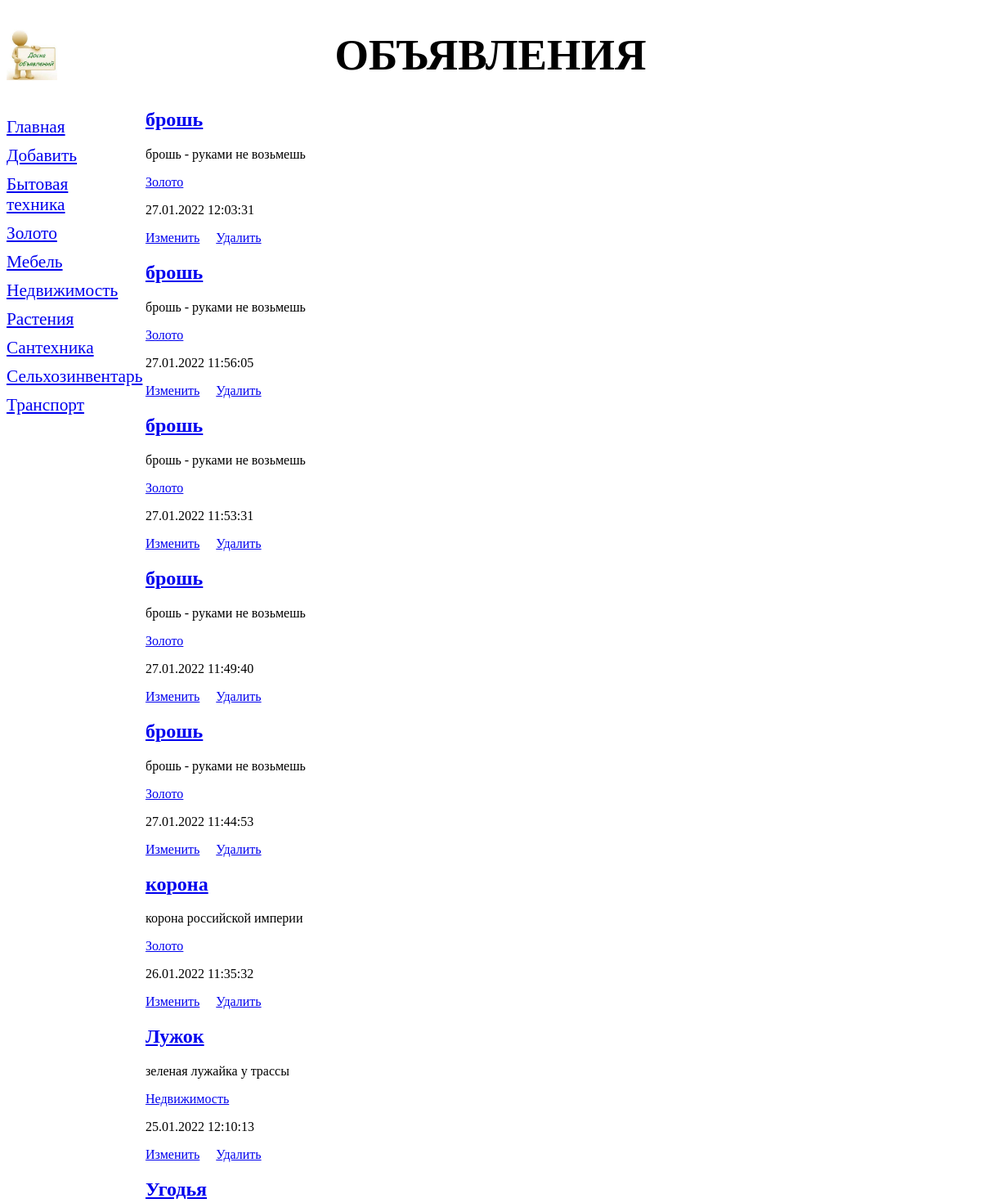
Page /bboard/ (upper part) on the earlier database version.
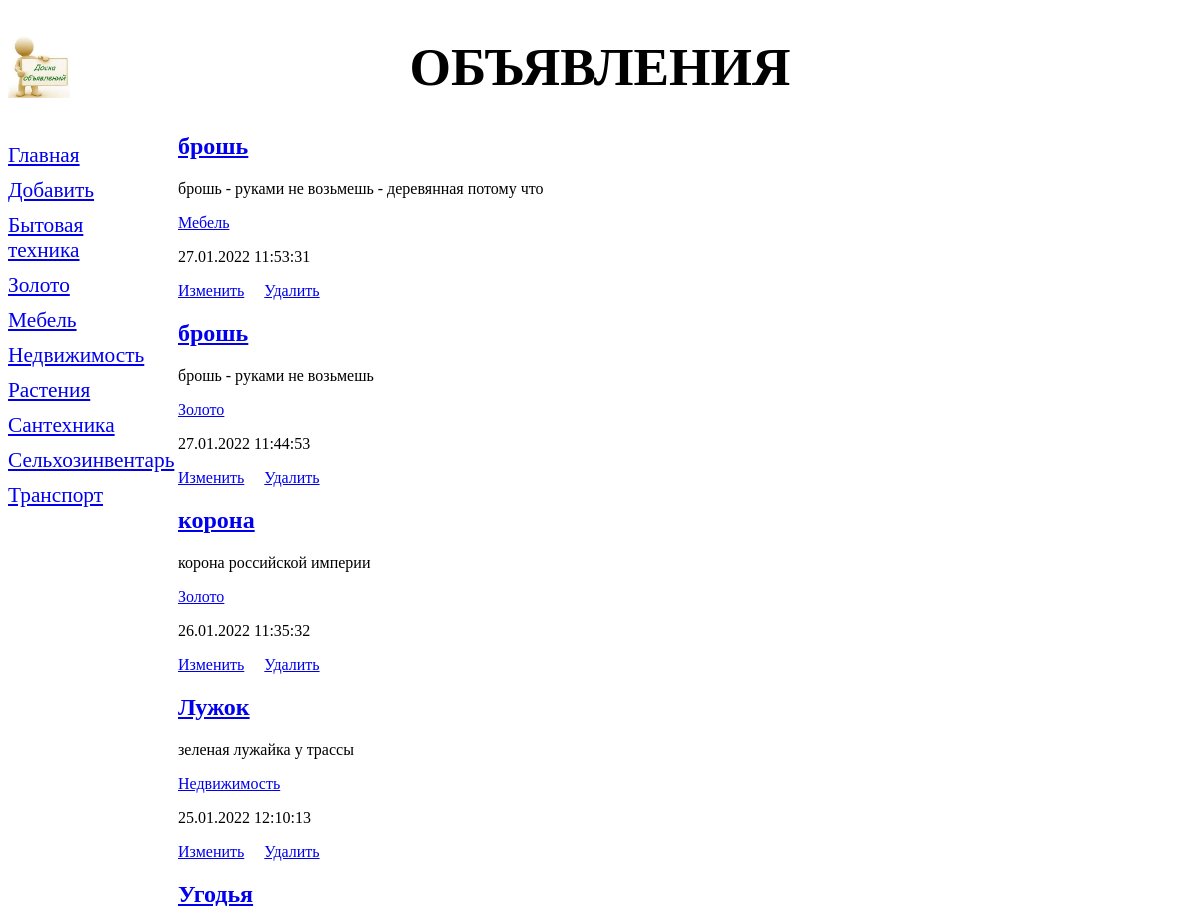
Same page on the later database version.
### bboard/models.py (models this page shows, shortened)
class Rubric(models.Model):
    name = models.CharField(max_length=20, db_index=True, verbose_name='Название')
    class Meta:
        verbose_name_plural = 'Рубрики'
        verbose_name = 'Рубрика'
        ordering = ['name']
        constraints = (
            models.CheckConstraint(check=models.Q(price_gte=0) & models.Q(price_lte=1000000),
                                   name='bboard_rubric_price_constraint'),
        )

class Bd(models.Model):
    KINDS = (
        (None, 'Выберите тип публикуемого объявления'),
        ('b', 'Куплю'),
        ('s', 'Продам'),
        ('c', 'Обменяю'),
    )
    title = models.CharField(max_length=50, verbose_name='Товар',
                             validators=[validators.RegexValidator(
                                 regex='^.{4,}$',
                                 message='Название должно быть длинее 4 символов',
                             )])
    content = models.TextField(null=True, blank=True, verbose_name='Описание')
    price = models.FloatField(null=True, blank=True, verbose_name='Цена',
                              validators=[validate_even, MinMaxValueValidator(10, 10000000)])
    published = models.DateTimeField(auto_now_add=True, db_index=True, verbose_name='Опубликовано')
    rubric = models.ForeignKey('Rubric', null=True, on_delete=models.PROTECT, verbose_name='Рубрика',)
    kind = models.CharField(max_length=1, choices=KINDS, blank=True)
    def title_and_price(self):
        if self.price:
            return '%s (%.2f)' % (self.title, self.price)
        else:
            return self.title
    title_and_price.short_description = 'Название и цена'
    class Meta:
        verbose_name = 'Объявление'
        verbose_name_plural = 'Объявления'
        ordering = ['-published']
        unique_together = ('title', 'published')

### bboard/views.py (the view)
# urls.py: path('', index, name='index'),
def index(request):
    bbs = Bd.objects.all()
    rubrics = Rubric.objects.all()
    context = {'bbs': bbs, 'rubrics': rubrics}
    return render(request, 'bboard/index.html', context)

### bboard/templates/bboard/index.html (shortened to what this page needs)
{% extends "layout/basic.html" %}
{% block content %}
    {% for bb in bbs %}
      <div>
          <h2><a href="{% url 'bboard:detail' pk=bb.pk %}">{{ bb.title }}</a></h2>
          <p>{{ bb.content }}</p>
          <p><a href="/bboard/{{bb.rubric.pk}}">{{bb.rubric.name}}</a></p>
          <p>{{ bb.published|date:"d.m.Y H:i:s" }}</p>
          <p> <a href="{% url 'bboard:edit' pk=bb.pk %}">Изменить</a> &nbsp;  &nbsp;
              <a href="{% url 'bboard:delete' pk=bb.pk %}"> Удалить </a></p>
      </div>
    {% endfor %}
{% endblock %}

### bboard/templates/layout/basic.html (shortened to what this page needs)
{% load static %}
<!DOCTYPE html>
<html>
    <head>
        <link rel="stylesheet" type="text/css" href="{% static 'bboard/style.css'%}">
    </head>
    <body>
        <header>
            <h1>Объявления</h1>
        </header>
        <nav>
            <a href="{% url 'bboard:index' %}">Главная</a>
            <a href="{% url 'bboard:add' %}">Добавить</a>
            {% for rubric in rubrics %}
            <a href="{% url 'bboard:by_rubric' rubric.pk %}">{{rubric.name}}</a>
            {% endfor %}
        </nav>
        <section>
            {% block content %}
            {% endblock %}
        </section>
    </body>
</html>

Differences in the rows shown:
removed Bd: title "брошь", content "брошь - руками не возьмешь", rubric.name "Золото", published "27.01.2022 12:03:31"
removed Bd: title "брошь", content "брошь - руками не возьмешь", rubric.name "Золото", published "27.01.2022 11:56:05"
removed Bd: title "брошь", content "брошь - руками не возьмешь", rubric.name "Золото", published "27.01.2022 11:49:40"
changed Bd: content "брошь - руками не возьмешь" → "брошь - руками не возьмешь - деревянная потому что"; rubric.name "Золото" → "Мебель"
